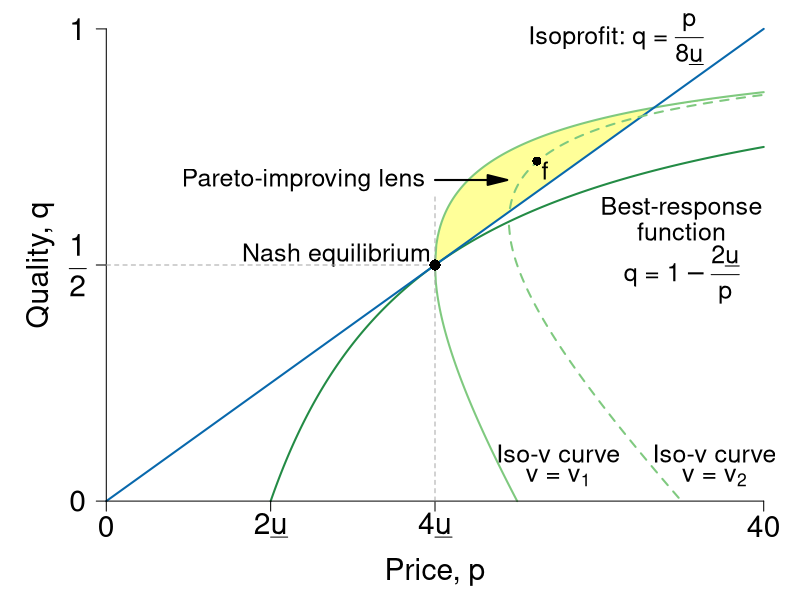

Write the R code that produced this figure.
require(ggplot2)
require(shape)
pdf(file = "information_power/ch11_fig6.pdf", width = 9, height = 7)

#Set parameters for graphics
axislabelsize <- 1.8
labelsize <- 1.5
namesize <- 1.8
annotatesize <- 1.5
graphlinewidth <- 2
segmentlinewidth <- 1.5

COL <- c("#7fc97f", "#beaed4", "#fdc086", "#ffff99", "#386cb0", "#f0027f", "#bf5b17", "#666666")
COLA <- c("#e0f3db", "#99d8c9","#66c2a4","#41ae76", "#238b45", "#005824")
COLB <- c("#c6dbef", "#4eb3d3", "#2b8cbe", "#0868ac","#084081")
COLC <- c("#fcfbfd", "#efedf5", "#dadaeb", "#bcbddc", "#9e9ac8", "#807dba", "#6a51a3", "#54278f", "#3f007d")

brfFn <- function(p, delta = 5) {
  1 - (2 * delta) / p
}

isovhigh <- function(p, delta = 5, v = 20){
  (sqrt(p^2 - 4 * delta * v) - p + 2*v)/(2 * v )
}

isovlow <- function(p, delta = 5, v = 20){
  (-sqrt(p^2 - 4 * delta * v) - p + 2*v)/(2 * v )
}


isovhigh1 <- function(p, delta = 5, v = 30){
  (sqrt(p^2 - 4 * delta * v) - p + 2*v)/(2 * v )
}

isovlow1 <- function(p, delta = 5, v = 30){
  (-sqrt(p^2 - 4 * delta * v) - p + 2*v)/(2 * v )
}

solowCondition <- function(p, delta = 5){
  (p*(1/(8*delta)))
}


par(mar =  c(4, 4, 0.5, 0.5))
xlims <- c(0, 40)
ylims <- c(0, 1)


plot(0, 0, xlim = xlims, ylim = ylims, type = "n",
     xlab = "",
     ylab = "",
     xaxt = "n", yaxt = "n", cex.lab = axislabelsize, bty = "n")

mtext(expression(paste("Price, ", p)), side = 1, line = 2.5, cex = axislabelsize)
text(-4, ylims[2] - 0.5*(ylims[2] - ylims[1]), expression(paste("Quality, ", q)), xpd = TRUE, cex = axislabelsize, srt = 90) 


npts <- 500 
npts2 <- 501
#Specify the sequences of points for graphing. 
xx1 <- seq(10, xlims[2], length.out = npts)
xx2 <- seq(xlims[1], xlims[2], length.out = npts)
xx3 <- seq(xlims[1], xlims[2], length.out = npts2)
xx4 <- seq(xlims[1], 25, length.out = npts2)
xx5 <- seq(xlims[1], xlims[2], length.out = npts2)
xx6 <- seq(xlims[1], 35, length.out = npts2)
yy1 <- isovhigh(xx3, delta = 5, v = 20)

#Below, note I have gone to number 416 because at that observation we can 
#find the closest outcome to the intersection of the curves. Serves fine 
#for the relevant polygon
#Draw the shaded area of the Pareto-improving lens
#For the polygon need the intersection of v and iso-profit
#(2p - 40)^2 = p^2 - 400
#4p^2 - 160p + 1600 = p^2 - 400
#3p^2 - 160p + 2000 = 0
#p = 20 or p = 100/3 = 33.3 
# => q = (1/40)*33.3 = 0.8325
polygon(c(xx3, xx3[416]), c(yy1, yy1[416]), col = COL[4], density = NULL, border = NA)

#Draw the lines for the graphs
lines(xx1, brfFn(xx1), col = COLA[5], lwd = graphlinewidth)
lines(xx3, isovhigh(xx3, v = 20, delta = 5), col = COL[1], lwd = graphlinewidth)
lines(xx4, isovlow(xx4, v = 20, delta = 5), col = COL[1], lwd = graphlinewidth)
lines(xx2, solowCondition(xx2, delta = 5), col = COLB[4], lwd = graphlinewidth)
lines(xx5, isovhigh1(xx5, v = 30, delta = 5), col = COL[1], lwd = graphlinewidth, lty = 2)
lines(xx6, isovlow1(xx6, v = 30, delta = 5), col = COL[1], lwd = graphlinewidth, lty = 2)


#Customize ticks and labels for the plot
ticksy <- c(0, 0.5, 1)
ylabels <- c(0, expression(paste(frac(1,2))), 1)
ticksx <- c(0, 10, 20, 40)
xlabels <- c(0, expression(paste(2*underline("u"))), expression(paste(4*underline("u"))), 40)
axis(1, at = ticksx, pos = 0, labels = xlabels, cex.axis = axislabelsize)
axis(2, at = ticksy, pos = 0, labels = ylabels, las = 1, cex.axis = axislabelsize)

#Annotation of the three graphs and the NE
text(31, 0.98, expression(paste("Isoprofit: ", q ," = ", frac(p, 8*underline("u")))), cex = annotatesize)
text(35, 0.62, expression(paste("Best-response")), cex = annotatesize)
text(35, 0.57, expression(paste("function")), cex = annotatesize)
text(35, 0.48, expression(paste("q = ", 1 - frac(2*underline("u"), p))), cex = annotatesize)
text(27.5, 0.1, expression(paste("Iso-v curve")), cex = annotatesize)
text(27.5, 0.05, expression(paste("v = ", v[1])), cex = annotatesize)
text(37, 0.1, expression(paste("Iso-v curve")), cex = annotatesize)
text(37, 0.05, expression(paste("v = ", v[2])), cex = annotatesize)
text(14, 0.52, expression(paste("Nash equilibrium")), cex = annotatesize)

#Lines for the coordinates of the Nash equilbrium
segments(20, 0, 20, 0.65, lty = 2, col = "darkgray")
segments(0, 0.5, 20, 0.5, lty = 2, col = "darkgray")

#Add a point for the NE
points(20, 0.5, pch = 16, col = "black", cex = 1.5)

#Add a point for f. referred to in the text
points(26.2, 0.72, pch = 16, col = "black", cex = 1.2)
text(26.7, 0.7, expression(paste("f")), cex = annotatesize)

#Arrow to Pareto-improving Lens
Arrows(20, 0.68, 23.8, 0.68, col = "black", lty = 1, lwd = 2, arr.type = "triangle")
text(12, 0.68, expression(paste("Pareto-improving lens")), cex = annotatesize)

dev.off()
